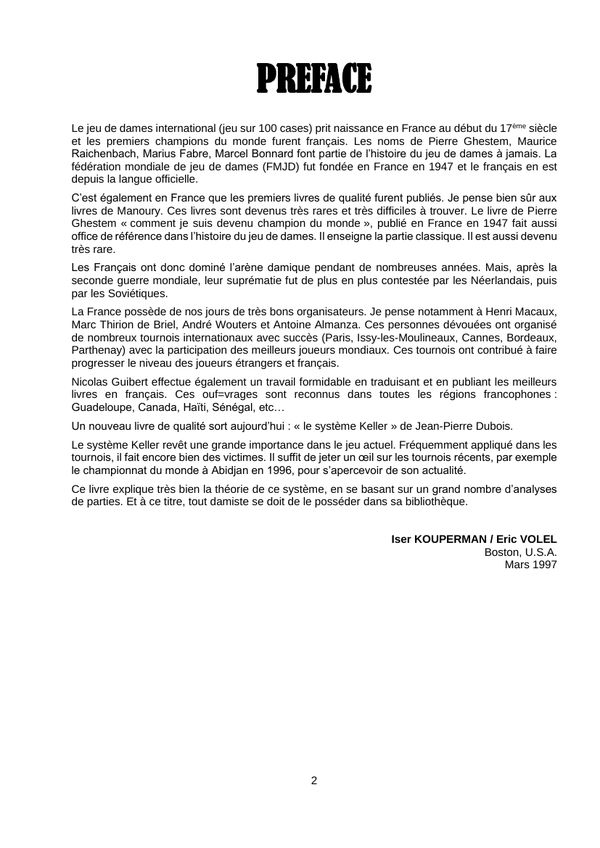
#> input picture backend/strategy/pages/keller/page_0002.jpg, 600 x 848 px; its folder holds only this picture in this run
$ python extract_keller_boards.py
#> lines starting #> are read from the running program, lines starting #| are printed output that depends on the picture; after the words box and inside, x2 and y2 are one past the last pixel; in counts of white or black regions, pixels touching at a corner belong together
"""Auto-extract Keller diagrams from rendered page JPGs.

Keller's diagrams have a *hatched* fill in the dark squares (small
dotted lines, no solid border around the board), so the long-dark-
run trick used for Roozenburg doesn't work.  Texture-variance does:
the dense alternation of hatched / blank squares produces a much
higher local std than the surrounding text or whitespace.

Pipeline
--------
1. 10-pixel uniform filter on intensity² gives a per-pixel std map.
2. Threshold at 30 → mask of "board-textured" pixels.
3. Morphological closing/opening cleans isolated speckles, fills small
   gaps inside the board.
4. Connected components → bounding boxes.  Filter by minimum size and
   aspect ratio (boards are square within ±25%).
5. Dedupe by IoU >=50% to drop multi-detection of the same board.

Output schema mirrors the Roozenburg manifest: bbox-style entries
served on the fly via ``/diagram``.  The FEN detector run on these
crops produces noisy output (Keller's hatched cells have weak mean-
intensity contrast vs. white pieces), so the operator validates each
board via the in-app editor before the result becomes ``kind: human``.
"""
from __future__ import annotations

import json
from pathlib import Path

import numpy as np
from PIL import Image
from scipy import ndimage

_PAGES_DIR = Path(__file__).parent / "pages" / "keller"

_TEXTURE_WINDOW = 10
_TEXTURE_THRESHOLD = 30.0
_MIN_BOARD_PX = 140
_ASPECT_RANGE = (0.75, 1.30)


def detect_boards_on_page(arr: np.ndarray) -> list[tuple[int, int, int, int]]:
    """Return ``[(x0, y0, x1, y1), ...]`` of every board on the page.

    Sorted by reading order (top to bottom, left to right).
    """
    mean = ndimage.uniform_filter(arr, size=_TEXTURE_WINDOW)
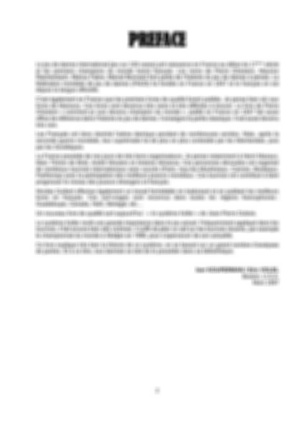
#> mean: shape (848, 600) float32 (shown at 1/2 size); min 11.43, max 255, mean 240
    sq_mean = ndimage.uniform_filter(arr ** 2, size=_TEXTURE_WINDOW)
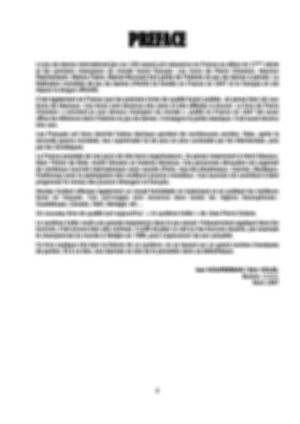
#> sq_mean: shape (848, 600) float32 (shown at 1/2 size); min 1129.4, max 65025, mean 59708; drawn with min black and max white
    std = np.sqrt(np.maximum(sq_mean - mean ** 2, 0))
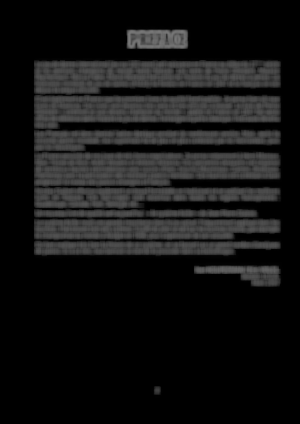
#> std: shape (848, 600) float32 (shown at 1/2 size); min 0, max 122.1, mean 21.5
    mask = std > _TEXTURE_THRESHOLD
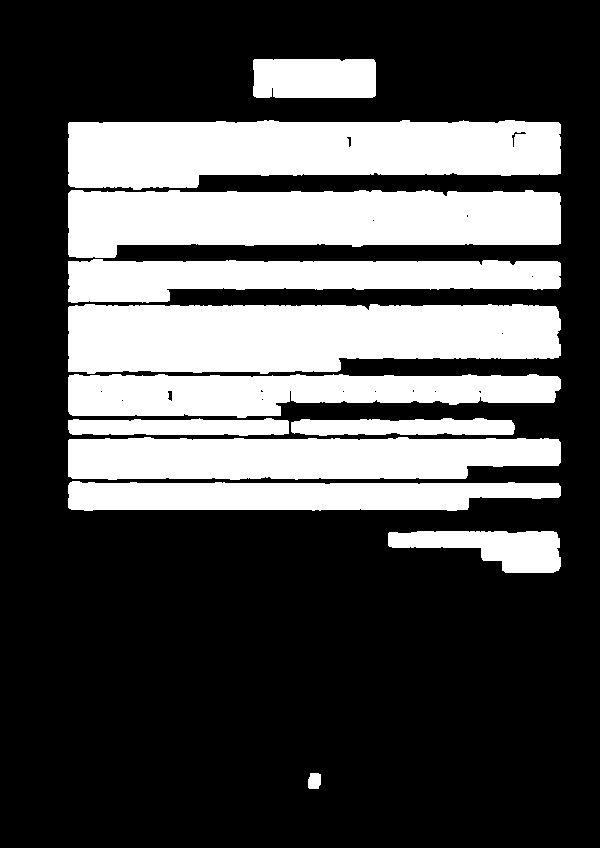
#> mask: shape (848, 600) bool; 32% white; 12 white regions, largest, box (x1, y1, x2, y2) and area: (68, 304, 561, 374) 29892, (68, 120, 561, 190) 27822, (68, 190, 561, 258) 26947
    mask = ndimage.binary_closing(mask, iterations=3)
    mask = ndimage.binary_opening(mask, iterations=2)
    labeled, _ = ndimage.label(mask)
    raw: list[tuple[int, int, int, int]] = []
    for sl in ndimage.find_objects(labeled):
        if sl is None:
            continue
        top, bottom = sl[0].start, sl[0].stop
        left, right = sl[1].start, sl[1].stop
        h_box, w_box = bottom - top, right - left
        if w_box < _MIN_BOARD_PX or h_box < _MIN_BOARD_PX:
            continue
        if not (_ASPECT_RANGE[0] <= w_box / h_box <= _ASPECT_RANGE[1]):
            continue
        # Drop wildly oversized bboxes — happens when texture variance
        # bleeds across the page into adjacent text.  Real Keller boards
        # are ~160 px; cap at 200 to filter merged-with-text artefacts.
        if w_box > 200 or h_box > 200:
            continue
        raw.append((left, top, right, bottom))
    raw.sort(key=lambda b: (b[1], b[0]))
    # Dedupe by IoU.
    deduped: list[tuple[int, int, int, int]] = []
    for b in raw:
        keep = True
        for k in deduped:
            ix0, iy0 = max(b[0], k[0]), max(b[1], k[1])
            ix1, iy1 = min(b[2], k[2]), min(b[3], k[3])
            if ix1 <= ix0 or iy1 <= iy0:
                continue
            inter = (ix1 - ix0) * (iy1 - iy0)
            area_b = (b[2] - b[0]) * (b[3] - b[1])
            if inter / area_b >= 0.5:
                keep = False
                break
        if keep:
            deduped.append(b)
    return deduped


def main() -> int:
    pages = sorted(_PAGES_DIR.glob("page_*.jpg"))
    print(f"Scanning {len(pages)} pages…")
    new_entries: list[dict] = []
    for page_path in pages:
        page = int(page_path.stem.split("_")[1])
        arr = np.asarray(Image.open(page_path).convert("L"), dtype=np.float32)
        for i, bbox in enumerate(detect_boards_on_page(arr), start=1):
            new_entries.append({
                "page": page,
                "number": i,
                "bbox": [int(v) for v in bbox],
            })
#> this loop made 0 passes
#> after the loop, new_entries = []
    print(f"Detected {len(new_entries)} boards.")
#| Detected 0 boards.

    manifest_path = _PAGES_DIR / "diagrams_manifest.json"
    existing_by_page: dict[int, list[dict]] = {}
    if manifest_path.is_file():
        for e in json.loads(manifest_path.read_text()).get("entries", []):
            existing_by_page.setdefault(e["page"], []).append(e)

    # [11 lines left out: function bbox_overlap, not called in this run]

    merged: list[dict] = []
    added = 0
    for entry in new_entries:
        page = entry["page"]
        if any(
            bbox_overlap(entry["bbox"], existing["bbox"]) >= 0.5
            for existing in existing_by_page.get(page, [])
        ):
            continue
        merged.append(entry)
        added += 1
#> after the loop, added = 0; merged = []
    for entries in existing_by_page.values():
        merged.extend(entries)
    dedup: dict[tuple[int, int], dict] = {}
    for e in merged:
        dedup[(e["page"], e["number"])] = e
#> after the loop, dedup = 0 items
    out_entries = sorted(dedup.values(), key=lambda e: (e["page"], e["number"]))
#> out_entries = []
    manifest_path.write_text(
        json.dumps({"source": "KELLER", "entries": out_entries}, indent=2) + "\n",
    )
    print(
        f"Manifest: {len(out_entries)} entries "
        f"({added} new from detector, "
        f"{sum(len(v) for v in existing_by_page.values())} pre-existing)"
    )
#| Manifest: 0 entries (0 new from detector, 0 pre-existing)
    return 0


if __name__ == "__main__":
    raise SystemExit(main())
#> (the program exits here)
